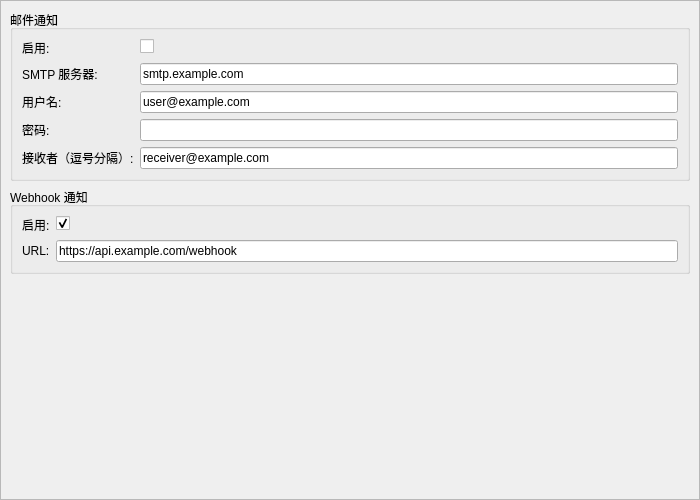
<?xml version="1.0" encoding="UTF-8"?>
<ui version="4.0">
 <class>NotificationSettingsPageWidget</class>
 <widget class="QWidget" name="NotificationSettingsPageWidget">
  <property name="geometry">
   <rect>
    <x>0</x>
    <y>0</y>
    <width>700</width>
    <height>500</height>
   </rect>
  </property>
  <property name="windowTitle">
   <string>通知配置</string>
  </property>
  <layout class="QVBoxLayout" name="pageVerticalLayout">
   <property name="leftMargin">
    <number>0</number>
   </property>
   <property name="topMargin">
    <number>0</number>
   </property>
   <property name="rightMargin">
    <number>0</number>
   </property>
   <property name="bottomMargin">
    <number>0</number>
   </property>
   <item>
    <widget class="QScrollArea" name="scrollArea">
     <property name="widgetResizable">
      <bool>true</bool>
     </property>
     <widget class="QWidget" name="scrollAreaWidgetContents_notification">
      <property name="geometry">
       <rect>
        <x>0</x>
        <y>0</y>
        <width>698</width>
        <height>498</height>
       </rect>
      </property>
      <layout class="QVBoxLayout" name="notificationLayout">
       <item>
        <widget class="QGroupBox" name="emailNotificationGroupBox">
         <property name="title">
          <string>邮件通知</string>
         </property>
         <layout class="QFormLayout" name="emailFormLayout">
          <item row="0" column="0">
           <widget class="QLabel" name="emailEnabledLabel">
            <property name="text">
             <string>启用:</string>
            </property>
           </widget>
          </item>
          <item row="0" column="1">
           <widget class="QCheckBox" name="emailEnabledCheckBox">
            <property name="text">
             <string/>
            </property>
            <property name="checked">
             <bool>false</bool>
            </property>
           </widget>
          </item>
          <item row="1" column="0">
           <widget class="QLabel" name="smtpServerLabel">
            <property name="text">
             <string>SMTP 服务器:</string>
            </property>
           </widget>
          </item>
          <item row="1" column="1">
           <widget class="QLineEdit" name="smtpServerLineEdit">
            <property name="text">
             <string>smtp.example.com</string>
            </property>
           </widget>
          </item>
          <item row="2" column="0">
           <widget class="QLabel" name="emailUsernameLabel">
            <property name="text">
             <string>用户名:</string>
            </property>
           </widget>
          </item>
          <item row="2" column="1">
           <widget class="QLineEdit" name="emailUsernameLineEdit">
            <property name="text">
             <string>user@example.com</string>
            </property>
           </widget>
          </item>
          <item row="3" column="0">
           <widget class="QLabel" name="emailPasswordLabel">
            <property name="text">
             <string>密码:</string>
            </property>
           </widget>
          </item>
          <item row="3" column="1">
           <widget class="QLineEdit" name="emailPasswordLineEdit">
            <property name="echoMode">
             <enum>QLineEdit::EchoMode::Password</enum>
            </property>
           </widget>
          </item>
          <item row="4" column="0">
           <widget class="QLabel" name="emailReceiversLabel">
            <property name="text">
             <string>接收者（逗号分隔）:</string>
            </property>
           </widget>
          </item>
          <item row="4" column="1">
           <widget class="QLineEdit" name="emailReceiversLineEdit">
            <property name="text">
             <string>receiver@example.com</string>
            </property>
           </widget>
          </item>
         </layout>
        </widget>
       </item>
       <item>
        <widget class="QGroupBox" name="webhookNotificationGroupBox">
         <property name="title">
          <string>Webhook 通知</string>
         </property>
         <layout class="QFormLayout" name="webhookFormLayout">
          <item row="0" column="0">
           <widget class="QLabel" name="webhookEnabledLabel">
            <property name="text">
             <string>启用:</string>
            </property>
           </widget>
          </item>
          <item row="0" column="1">
           <widget class="QCheckBox" name="webhookEnabledCheckBox">
            <property name="text">
             <string/>
            </property>
            <property name="checked">
             <bool>true</bool>
            </property>
           </widget>
          </item>
          <item row="1" column="0">
           <widget class="QLabel" name="webhookUrlLabel">
            <property name="text">
             <string>URL:</string>
            </property>
           </widget>
          </item>
          <item row="1" column="1">
           <widget class="QLineEdit" name="webhookUrlLineEdit">
            <property name="text">
             <string>https://api.example.com/webhook</string>
            </property>
           </widget>
          </item>
         </layout>
        </widget>
       </item>
       <item>
        <spacer name="verticalSpacer">
         <property name="orientation">
          <enum>Qt::Orientation::Vertical</enum>
         </property>
         <property name="sizeHint" stdset="0">
          <size>
           <width>20</width>
           <height>40</height>
          </size>
         </property>
        </spacer>
       </item>
      </layout>
     </widget>
    </widget>
   </item>
  </layout>
 </widget>
 <resources/>
 <connections/>
</ui>
